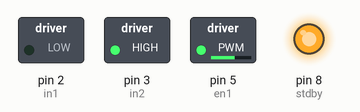
Simulated run of this sketch. Board: Arduino Uno, built with avr-gcc and run on an emulated ATmega328P. Shown: switched loads named in the sketch (green lamp = pin HIGH), output pins drawn as LEDs (lit = HIGH).

Above: at 0.1 s.
Timing chart, 0 to 1.6 s (numbered marks = the images above):
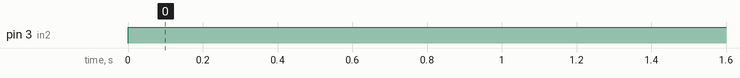

Measured:
- by itself, pin 3 (in2): LOW → HIGH at 0.00 s

The sketch:

singleMotorTest.ino
```cpp
// Motor Pins
int in1 = 2;
int in2 = 3;
int en1 = 5;
int stdby = 8;


void setup() {
  Serial.begin(9600);

  pinMode(in1, OUTPUT);
  pinMode(in2, OUTPUT);
  pinMode(en1, OUTPUT);
  pinMode(stdby, HIGH);

  analogWrite(en1, 150);
  digitalWrite(stdby, HIGH);

}


void moveForward() {
  digitalWrite(in1, LOW);
  digitalWrite(in2, HIGH);
  // digitalWrite(in3, LOW);
  // digitalWrite(in4, HIGH);
  delay(400);
}

void loop() {
 moveForward();

}
```
